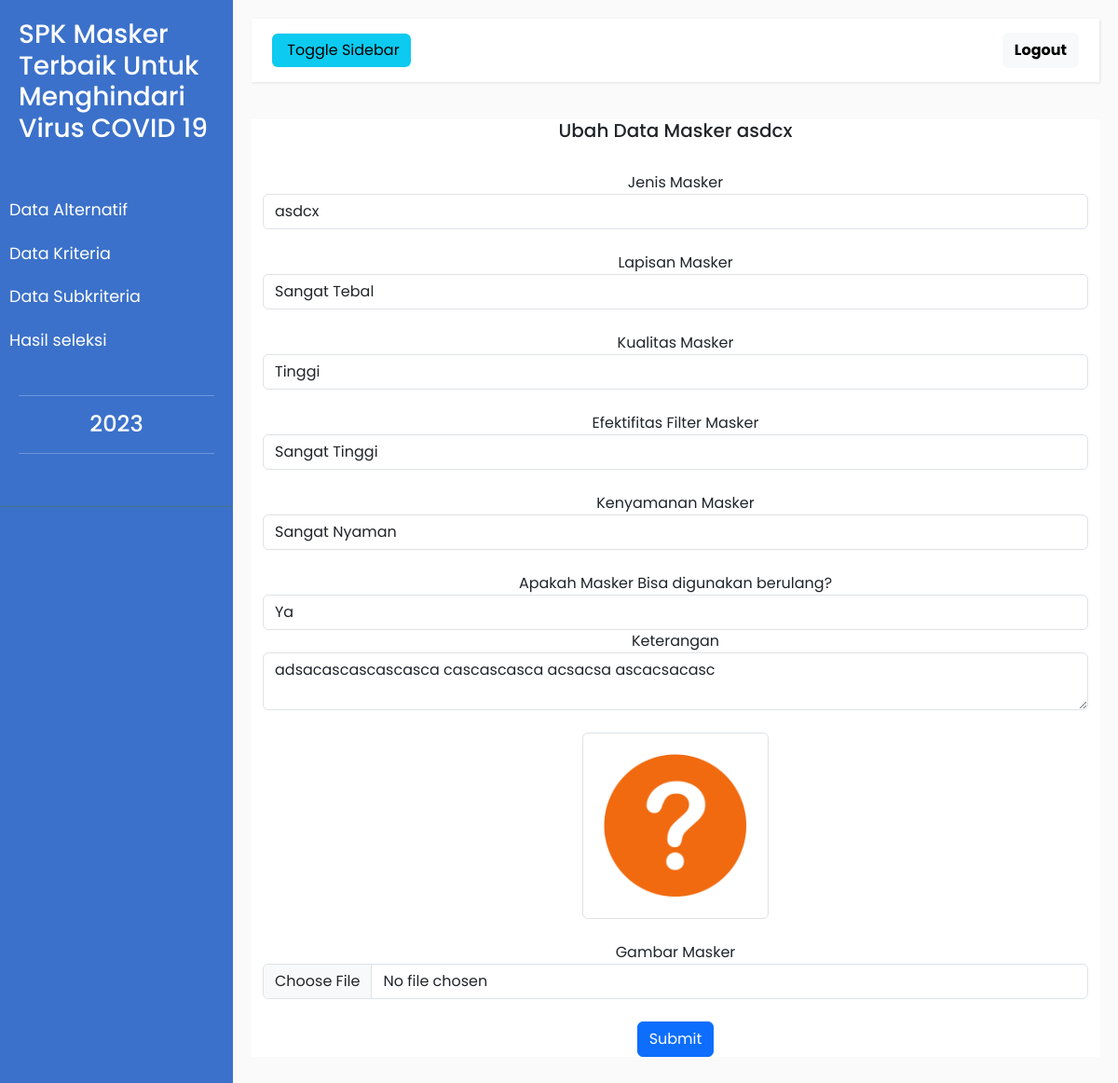
/admin/alternatif/edit_masker.php?masker=2, run on the app's committed database.
### tables this page shows
CREATE TABLE `masker` (
  `id_masker` int(11) NOT NULL,
  `nama_masker` varchar(255) NOT NULL,
  `lapisan_masker` int(11) NOT NULL,
  `kualitas_masker` int(11) NOT NULL,
  `efektifitas_masker` int(11) NOT NULL,
  `kenyamanan_masker` int(11) NOT NULL,
  `reuse` int(11) NOT NULL,
  `nilai` double NOT NULL,
  `gambar` varchar(255) NOT NULL,
  `keterangan` text NOT NULL
);

CREATE TABLE `subkriteria` (
  `id_subkriteria` int(11) NOT NULL,
  `nama_subkriteria` varchar(255) NOT NULL,
  `bobot_subkriteria` double NOT NULL,
  `id_kriteria` int(11) NOT NULL
);

### admin/alternatif/edit_masker.php (the view, shortened to what this page needs)
<?php
include "../../koneksi.php";
$id = $_GET['masker'];
$query=mysqli_query($dbh,"select * from masker where id_masker='$id'");
$data=mysqli_fetch_array($query);
 ?>
<!DOCTYPE html>
<html>
    <head>
        <link rel="stylesheet" href="../..\assets\bootstrap\css\bootstrap.css">
        <link href="../../assets/bootstrap/css/bootstrap.min.css" rel="stylesheet">
        <link rel="stylesheet" href="../../assets/admin/admin.css">
    </head>
    <body>
        <div class="wrapper">
            <nav id="sidebar">
                <div class="sidebar-header">
                    <a href="../index-admin.php">
                    <h3>SPK Masker Terbaik Untuk Menghindari Virus COVID 19</h3>
                        </a></strong>
                </div>
                <ul class="list-unstyled components">
                    <li>
                        <a href="data_masker.php" >Data Alternatif</a>
                        <a href="../kriteria/data_kriteria.php" >Data Kriteria</a>
                        <a href="../subkriteria/data_subkriteria.php" >Data Subkriteria</a>
                        <a href="../perhitungan/hasil_perhitungan.php" >Hasil seleksi</a>
                    </li>
                <ul class="list-unstyled CTAs">
                    <hr>
                    <center>
                        <h4><?php echo date('Y') ?></h4>
                    </center>
                    <hr>
                </ul>
            </nav>
            <div id="content">
                <nav class="navbar navbar-default">
                    <div class="container-fluid">
                        <div class="navbar-header">
                            <button type="button" id="sidebarCollapse" class="btn btn-info navbar-btn">
                                <span>Toggle Sidebar</span>
                            </button>
                        </div>
                        <ul class="nav navbar-nav navbar-right">
                                    <li>
                                        <a href="../keluar.php" class="btn btn-light fw-bold">Logout</a>
                                    </li>
                        </ul>
                    </div>
                </nav>
                <center>
                <div class="container" style="background-color:white;">
     <div class="panel">
        <center>
            <div class="panel-heading">
            <h5>Ubah Data Masker <?php echo $data['nama_masker'] ?></h5>
        </div>
        <div class="panel-body">
            <br>
            <form  class="form" action="proses_edit_masker.php?masker=<?php echo $data['id_masker'] ?>" method="POST" enctype="multipart/form-data">
                <div class="form-group">
                    <label>Jenis Masker</label>
                    <input type="text" name="nama" class="form-control" value="<?php echo $data['nama_masker'] ?>" required>
                </div>
                <br>
                <div class="form-group">
                    <label>Lapisan Masker</label>
                    <select class="form-control" id="sel1" name="lapisan" required>
                    <?php
                        $sql = "SELECT * FROM subkriteria where id_kriteria=1";
                        foreach ($dbh->query($sql) as $data1) :
                         ?>
                          <option value="<?php echo $data1['id_subkriteria'] ?>"<?php if($data['lapisan_masker'] == $data1['id_subkriteria']) { ?> selected="selected"<?php } ?>><?php echo $data1['nama_subkriteria']; ?></option>
                        <?php
                        endforeach;
                         ?>
                     </select>
                </div>
                <br>
                <div class="form-group">
                    <label>Kualitas Masker</label>
                    <select class="form-control" id="sel1" name="kualitas" required>
                    <?php
                        $sql = "SELECT * FROM subkriteria where id_kriteria=2";
                        foreach ($dbh->query($sql) as $data1) :
                         ?>
                         <option value="<?php echo $data1['id_subkriteria'] ?>"<?php if($data['kualitas_masker'] == $data1['id_subkriteria']) { ?> selected="selected"<?php } ?>><?php echo $data1['nama_subkriteria']; ?></option>
                        <?php
                        endforeach;
                         ?>
                     </select>
                </div>
                <br>
                <div class="form-group">
                    <label>Efektifitas Filter Masker</label>
                    <select class="form-control" id="sel1" name="efektifitas" required>
                    <?php
                        $sql = "SELECT * FROM subkriteria where id_kriteria=3";
                        foreach ($dbh->query($sql) as $data1) :
                         ?>
                        <option value="<?php echo $data1['id_subkriteria'] ?>"<?php if($data['efektifitas_masker'] == $data1['id_subkriteria']) { ?> selected="selected"<?php } ?>><?php echo $data1['nama_subkriteria']; ?></option>
                        <?php
                        endforeach;
                         ?>
                     </select>
                </div>
                <br>
                <div class="form-group">
                    <label>Kenyamanan Masker</label>
                    <select class="form-control" id="sel1" name="nyaman" required>
                    <?php
                        $sql = "SELECT * FROM subkriteria where id_kriteria=4";
                        foreach ($dbh->query($sql) as $data1) :
                         ?>
                        <option value="<?php echo $data1['id_subkriteria'] ?>"<?php if($data['kenyamanan_masker'] == $data1['id_subkriteria']) { ?> selected="selected"<?php } ?>><?php echo $data1['nama_subkriteria']; ?></option>
                        <?php
                        endforeach;
                         ?>
                     </select>
                </div>
                <br>
                <div class="form-group">
                    <label>Apakah Masker Bisa digunakan berulang?</label>
                    <select class="form-control" id="sel1" name="reuse" required>
                    <?php
                        $sql = "SELECT * FROM subkriteria where id_kriteria=5";
                       foreach ($dbh->query($sql) as $data1) :
                         ?>
                        <option value="<?php echo $data1['id_subkriteria'] ?>"<?php if($data['reuse'] == $data1['id_subkriteria']) { ?> selected="selected"<?php } ?>><?php echo $data1['nama_subkriteria']; ?></option>
                        <?php
                        endforeach;
                         ?>
                     </select>
                </div>
                <div class="form-group">
                    <label>Keterangan</label>
                    <textarea name="keterangan"  class="form-control" required><?php echo $data['keterangan'] ?></textarea>
                </div>
                <div class="form-group">
                    <br>
                    <img src="../../assets/gambar/<?php
                        if(empty($data['gambar'])){
                            echo 'takada.png';
                        }else{
                            echo $data['gambar'];
                        }?>"
                        class="img-thumbnail" width="200" heigth="200" ></center>
        <br>
            <label> Gambar Masker </label>
                    <input type="file" name="gambar" class="form-control">
                </div>
                <br>
                 <div class="form-group">
                    <input type="button" name="nanam" value="Submit" id="submitButton" data-bs-toggle="modal" data-bs-target="#confirm-submit" class="btn btn-primary btn-fill">
                </div>
        </div>
        </center>
     <center>
     	<br><br>
     </center>
     <br>
     </div>
 </div>
    </body>
</html>
</body>
</html>

### assets/admin/admin.css (style rules this page uses)
body { font-family: 'Poppins', sans-serif; background: #fafafa; }
a, a:hover, a:focus { color: inherit; text-decoration: none; transition: all 0.3s; }
.navbar { padding: 15px 10px; background: #fff; border: none; border-radius: 0; margin-bottom: 40px; box-shadow: 1px 1px 3px rgba(0, 0, 0, 0.1); }
.navbar-btn { box-shadow: none; outline: none !important; border: none; }
i, span { display: inline-block; }
.wrapper { display: flex; align-items: stretch; }
#sidebar { min-width: 250px; max-width: 250px; background: #3B71CA; color: #fff; transition: all 0.3s; }
#sidebar ul li a { text-align: left; }
#sidebar .sidebar-header { padding: 20px; background: #3B71CA; }
#sidebar ul.components { padding: 20px 0; border-bottom: 1px solid #47748b; }
#sidebar ul li a { padding: 10px; font-size: 1.1em; display: block; }
ul.CTAs { padding: 20px; }
#content { width: 100vw; padding: 20px; min-height: 100vh; transition: all 0.3s; }

### data on the page
masker: nama_masker "asdcx", nama "asdcx", lapisan "Sangat Tebal", kualitas "Tinggi", efektifitas "Sangat Tinggi", nyaman "Sangat Nyaman", reuse "Ya", keterangan "adsacascascascasca cascascasca acsacsa ascacsacasc"
